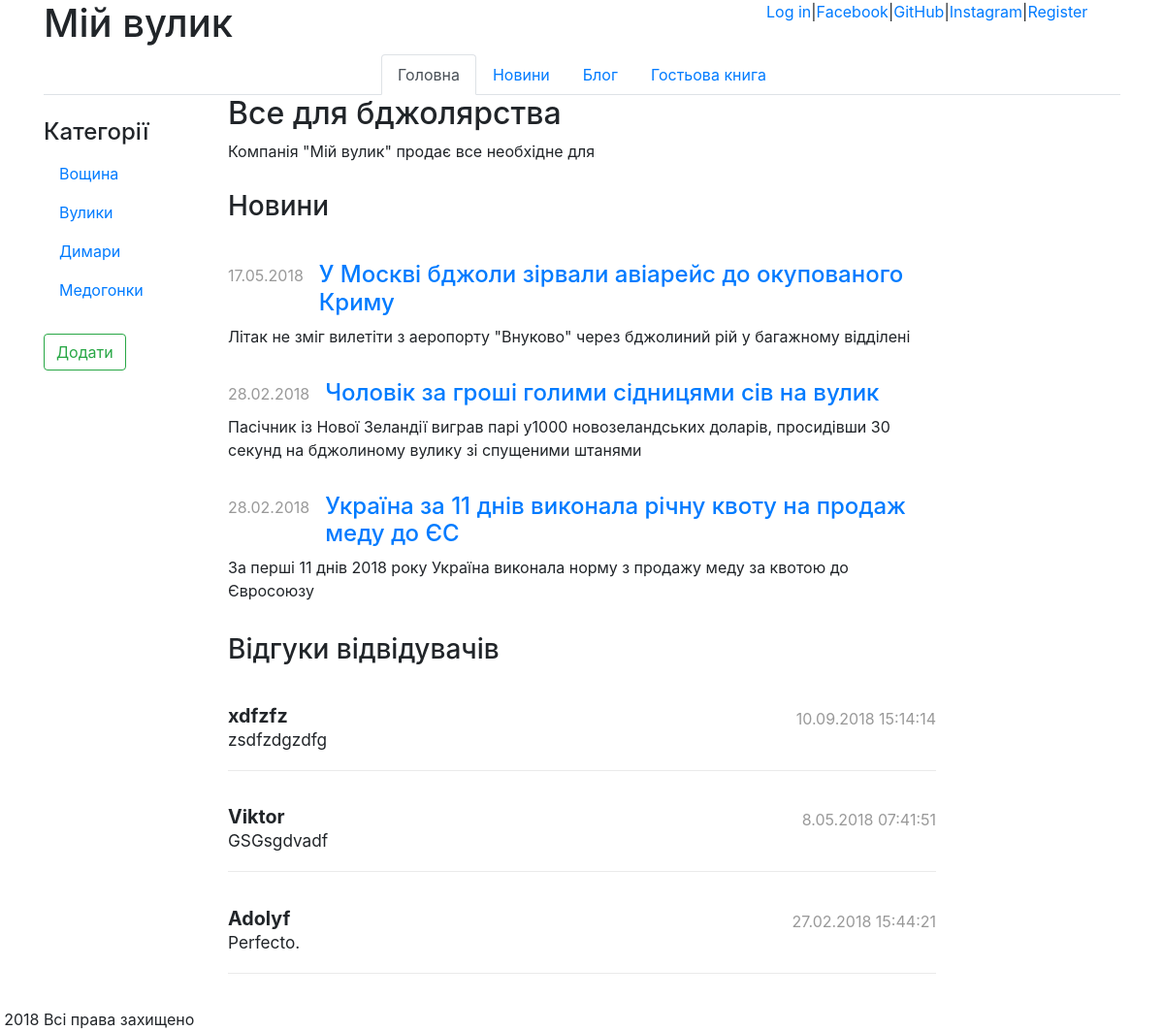
The app's page /default/ with its own data.
### good/models.py (models this page shows, shortened)
class Category(models.Model):
    class Meta:
        ordering = ['name']
        verbose_name = 'категорія'
        verbose_name_plural = 'категорії'
    name = models.CharField(max_length=30, db_index=True, unique=True, verbose_name='Назва')
    order = models.PositiveSmallIntegerField(default=0, db_index=True, verbose_name='Порядковий номер')

### news/models.py (models this page shows, shortened)
class News(models.Model):
    class Meta:
        ordering = ['-posted']
        verbose_name = 'новина'
        verbose_name_plural = 'новини'
    title = models.CharField(max_length=100, unique_for_date='posted', verbose_name='Заголовок')
    description = models.TextField(verbose_name='Короткий опис')
    content = models.TextField(verbose_name='Повен зміст')
    posted = models.DateTimeField(default=datetime.now(), db_index=True, verbose_name='Публікація')

### guestbook/models.py (models this page shows, shortened)
class Guestbook(models.Model):
    class Meta:
        ordering =['-posted']
        verbose_name = "запис гостьової книги"
        verbose_name_plural = "записи гостьової книги"
    user = models.CharField(max_length=20, verbose_name="Користувач")
    posted = models.DateTimeField(auto_now_add=True, db_index=True, verbose_name="Публікація")
    content = models.TextField(verbose_name="Зміст")

### default/views.py (the view)
# urls.py: path('', DefaultPageView.as_view(), name='default'),
class DefaultPageView(TemplateView, CategoryListMixin):
    template_name = "default/defaultpage.html"
    news = News.objects.all()[0:3]
    coments = Guestbook.objects.all()[0:3]
    def get_context_data(self, *, object_list=None, **kwargs):
        context = super(DefaultPageView, self).get_context_data(**kwargs)
        context['news'] = self.news
        context['coments'] = self.coments
        return context

### default/views.py (called while the page is built)
    def get_context_data(self, **kwargs):
        context = super(CategoryListMixin, self).get_context_data(**kwargs)
        context["cats"] = Category.objects.order_by("name")
        context["current_url"] = self.request.path
        return context

### default/templates/default/defaultpage.html (shortened to what this page needs)
{% extends 'default/base.html' %}
{% load staticfiles %}
{% block main %}
    <h2>Все для бджолярства</h2>
    <p>Компанія &quot;Мій вулик&quot; продає все необхідне для </p>
    <h3>Новини</h3>
    {% for new in news %}
     <time class="pp-review-date-n pp-review-date-text ">{{ new.posted|date:"j.m.Y" }}</time>
        <h4>
            <a href="{% url 'news_detail' new.id %}">{{ new.title }}</a>
        </h4>
        <p class="descrip">{{ new.description }}</p>
        {% endfor %}
    <h3>Відгуки відвідувачів</h3>
    {% for coment in coments %}
    <div  class="pp-review">
    <article class="pp-review-i">
        <div class="pp-review-date">
            <time class="pp-review-date-text">{{ coment.posted|date:"j.m.Y H:i:s"  }}</time>
        </div>
        <div class="pp-review-author">
            <span class="pp-review-author-name" itemprop="author">{{ coment.user }}</span>
        </div>
        <div class="clearfix pp-review-i-b">
        <div class="pp-review-text">
            <div class="pp-review-text-i">{{ coment.content }}</div>
        </div>
        </div>
        </article>
    </div>
      {% endfor %}
{% endblock %}

### default/templates/default/base.html (shortened to what this page needs)
{% load staticfiles %}
<!DOCTYPE html>
<html>
<head>
    <link rel="stylesheet" href="https://stackpath.bootstrapcdn.com/bootstrap/4.1.1/css/bootstrap.min.css">
    <link type="text/css" href="{% static 'main.css' %}" rel="stylesheet">
</head>
<body>
    <div class="container">
        <div class="row" id="header">
            <div class="col-8">
                <h1>Мій вулик</h1>
            </div>
            {% if request.user.is_authenticated %}
                <a href="{% url 'profile' %}">Hello, {{request.user.username }}.</a>
                <a href="{% url 'auth_logout' %}"> Вийти </a>
            {% else %}
                <a href="{% url 'auth_login' %}">Log in</a> |
                <a href= " {% url 'social:begin' 'facebook' %} " > Facebook </a> |
                <a href= " {% url 'social:begin' 'github' %} " > GitHub </a> |
                <a href= " {% url 'social:begin' 'instagram' %} " > Instagram  </a> |
                <a href="{% url 'registration_register'  %}">Register</a>
            {% endif %}
        </div>
        <ul class="nav nav-tabs justify-content-center">
            <li class="nav-item ">
                {% if '/default' in request.path %}<a class="nav-link active" href="{% url 'default' %}">Головна</a>
                {% else %}<a class="nav-link" href="{% url 'default' %}">Головна</a>
                {% endif %}
            </li>
            <li class="nav-item">
                {% if '/news' in request.path %}<a class="nav-link active" href="{% url 'news' %}">Новини</a>
                {% else %}<a class="nav-link" href="{% url 'news' %}">Новини</a>
                {% endif %}
            </li>
            <li class="nav-item">
                {% if '/blog' in request.path %}<a class="nav-link active" href="{% url 'blogs' %}">Блог</a>
                {% else %}<a class="nav-link" href="{% url 'blogs' %}">Блог</a>
                {% endif %}
            </li>
            <li class="nav-item">
                {% if '/guestbook' in request.path %}<a class="nav-link active" href="{% url 'guestbook' %}">Гостьова книга</a>
                {% else %}<a class="nav-link" href="{% url 'guestbook' %}">Гостьова книга</a>
                {% endif %}
            </li>
        </ul>
        <div class="row " id="content">
            <div class="col-2 " id="pass">
                    <nav class="nav flex-column">
                        <li class="nav-header  "><h4>Категорії</h4></li>
                        {% for cat in cats %}
                                <li ><a class="nav-link" href="{% url 'goods' cat.id %}">{{ cat.name }}</a></li>
                        {% endfor %}
                    </nav>
                <a class="btn btn-outline-success btn-add" href="{% url 'category_add'%}" role="button">Додати</a>
            </div>
            <div class="col-8" id="cont">
                {% block main %}
                {% endblock %}
            </div>
        </div>
    </div>
    <div class="row" id="footer">
      <div class="col-xs-12">
        &copy; 2018 Всі права захищено
      </div>
    </div>
</body>
</html>

### static/main.css (style rules this page uses)
.pp-review-date { float: right; margin: 3px 0 6px 1em; margin-top: 3px; margin-right: 0em; margin-bottom: 6px; margin-left: 1em; }
.pp-review-date-n { float: left; margin: 3px 0 6px 1em; margin-top: 3px; margin-right: 1em; margin-bottom: 6px; margin-left: 0em; }
.pp-review-date-text { display: inline-block; color: #999; white-space: nowrap; }
.pp-review-text-i { font-size: 1.07692em; line-height: 1.43em; word-break: break-word; margin-bottom: .5em; }
.pp-review { margin-bottom: 2.2em; }
.pp-review-author-name { font-size: 1.23077em; line-height: 1.25em; font-weight: 700; }
.pp-review-i { border-bottom: 1px solid #eaeaea; padding-bottom: .61538em; margin-bottom: 1.4em; }
h3 { margin-top: 1em; margin-bottom: 1.4em; }
h4 { margin-top: 1em; }
.descrip { margin-bottom: 2em; }
.btn-add { margin-top: 1.6em; }

### records on screen
Category: name "Вощина"
Category: name "Вулики"
Category: name "Димари"
Category: name "Медогонки"
News: posted "17.05.2018", title "У Москві бджоли зірвали авіарейс до окупованого Криму", description "Літак не зміг вилетіти з аеропорту \"Внуково\" через бджолиний рій у багажному відділені"
News: posted "28.02.2018", title "Чоловік за гроші голими сідницями сів на вулик", description "Пасічник із Нової Зеландії виграв парі у1000 новозеландських доларів, просидівши 30 секунд на бджолиному вулику зі спущеними штанями"
News: posted "28.02.2018", title "Україна за 11 днів виконала річну квоту на продаж меду до ЄС", description "За перші 11 днів 2018 року Україна виконала норму з продажу меду за квотою до Євросоюзу"
Guestbook: posted "10.09.2018 15:14:14", user "xdfzfz", content "zsdfzdgzdfg"
Guestbook: posted "8.05.2018 07:41:51", user "Viktor", content "GSGsgdvadf"
Guestbook: posted "27.02.2018 15:44:21", user "Adolyf", content "Perfecto."
